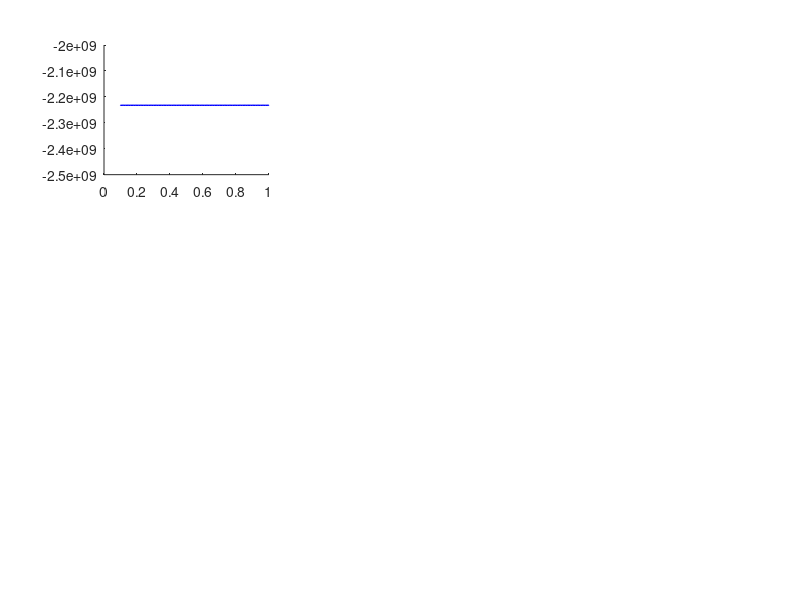

Write the MATLAB code that produced this figure. (Note: this script raises an error after producing the figure.)
% 基于dil_solver_m.m的磁场扫描程序
% 扫描磁场强度，比较冷等离子体和热等离子体介电张量分量
clear; clc;

% 基本常数
e = 1.602e-19;           % 元电荷 (C)
me = 9.11e-31;           % 电子质量 (kg)
mi = 40*1.67e-27;        % 质子质量 (kg)
eps0 = 8.854e-12;        % 真空介电常数 (F/m)
c = 3e8;                 % 光速 (m/s)
kB = 1.38e-23;           % 玻尔兹曼常数 (J/K)

% VASIMR ICRH 典型参数
ne = 1e18;               % 电子密度 (m^-3)
ni = ne;                 % 离子密度 (m^-3)，假设准中性
f = 190e3;               % 驱动频率 (Hz) - 固定为190kHz
Te_eV = 300;               % 电子温度 (eV)
Ti_eV = 30;             % 离子温度 (eV)
Te = Te_eV * e / kB;     % 电子温度 (K)
Ti = Ti_eV * e / kB;     % 离子温度 (K)
Tperp_e = 3*Te;        % 电子垂直温度 (K)
Tpara_e = 1*Te;          % 电子平行温度 (K)
Tperp_i = 3*Ti;        % 离子垂直温度 (K)
Tpara_i = 1*Ti;          % 离子平行温度 (K)

% 固定频率
omega = 2*pi*f;          % 角频率 (rad/s)

% 扫描参数
B_values = 0.1:0.01:1; % 磁场强度范围 (T)
num_B = length(B_values);

% 存储结果
k_real_results = zeros(1, num_B);
k_imag_results = zeros(1, num_B);
K_perp_hot = zeros(1, num_B);
K_phi_hot = zeros(1, num_B);
K_par_hot = zeros(1, num_B);
K_perp_cold = zeros(1, num_B);
K_phi_cold = zeros(1, num_B);
K_par_cold = zeros(1, num_B);
omega_ci_results = zeros(1, num_B);
omega_ce_results = zeros(1, num_B);
success_flag = zeros(1, num_B);
k_real_cold_results = zeros(1, num_B);
k_imag_cold_results = zeros(1, num_B);

fprintf('开始磁场强度扫描...\n');
fprintf('频率: %.1f kHz\n', f/1e3);
fprintf('磁场范围: %.1f - %.1f T\n', min(B_values), max(B_values));
fprintf('扫描点数: %d\n\n', num_B);

% 色散函数Z(ξ)的实现 - 使用faddeeva.m
%Z = @(xi)  1i*sqrt(pi)*faddeeva(xi,16);
%Z = @(xi) zetaf(xi);
%Z = @(xi) funZl(xi);

% 修改Z函数，添加NaN检查
Z = @(xi) safe_Z_wrapper(xi);

function result = safe_Z_wrapper(xi)
    result = funZl(xi);
    % 如果结果是NaN或Inf，返回0
    if any(isnan(result)) || any(isinf(result))
        result = 0;
    end
end

% Z0(ξ)的实现
Z0 = @(xi, kpar) Z(xi) .* (real(kpar) > 0) - Z(-xi) .* (real(kpar) < 0);
%Z0 = @(xi, kpar) Z(xi);

% 谐波数
n_e = 1;                              % 电子谐波数
n_i = 1;                              % 离子谐波数
V_e = 0;                              % 电子漂移速度
V_i = 0;                              % 离子漂移速度

% xi_n^l(kpar)的实现
xi_n = @(omega, kpar, V_l, n_l, omega_cl, w_par_l) (omega - kpar*V_l - n_l*omega_cl) ./ (kpar*w_par_l);

% A_l^n(kpar)的实现
A_l_n = @(Tperp_l, Tpara_l, omega, kpar, V_l, n_l, omega_cl, w_par_l) ...
    (Tperp_l-Tpara_l)/(omega*Tpara_l) + ...
    ( (xi_n(omega, kpar, V_l, n_l, omega_cl, w_par_l)*Tperp_l)/(omega*Tpara_l) + ...
      n_l*omega_cl./(kpar*omega*w_par_l) ) .* Z0(xi_n(omega, kpar, V_l, n_l, omega_cl, w_par_l), kpar);

% B_l^0(kpar)的实现
B_l_0 = @(Tperp_l, Tpara_l, omega, omega_cl, kpar, V_l, w_par_l) ...
    (omega*Tperp_l - kpar*V_l*Tpara_l)/(omega*kpar*Tpara_l) + ...
    (xi_n(omega, kpar, V_l, 0, omega_cl, w_par_l)*Tperp_l)./(kpar*Tpara_l) .* ...
    Z0(xi_n(omega, kpar, V_l, 0, omega_cl, w_par_l), kpar);

% 色散方程
function F = my_disp_eq(kpar, omega, omega_pe, omega_pi, c, A1e, A1i, V_e, V_i, n_e, n_i, omega_ce, omega_ci, w_par_e, w_par_i)
    xi_i = (omega - kpar*V_i - n_i*omega_ci) ./ (kpar*w_par_i);
    xi_e = (omega - kpar*V_e - n_e*omega_ce) ./ (kpar*w_par_e);
    F = (kpar^2 * c^2 - omega^2 - omega_pe^2 * omega * A1e(kpar) - omega_pi^2 * omega * A1i(kpar));
    fprintf('xi_i = %.6e, xi_e = %.6e \n', xi_i, xi_e);
    fprintf('A1e = %.6e, A1i = %.6e \n', A1e(kpar), A1i(kpar));
end

% 主扫描循环
for i = 1:num_B
    B0 = B_values(i);
    
    fprintf('处理 B = %.2f T (%d/%d)...\n', B0, i, num_B);
    
    % 计算当前磁场下的参数
    omega_pe = sqrt(ne*e^2/(eps0*me));    % 电子等离子体频率
    omega_pi = sqrt(ni*e^2/(eps0*mi));    % 离子等离子体频率
    omega_ce = e*B0/me;                   % 电子回旋频率
    omega_ci = e*B0/mi;                   % 离子回旋频率
    
    % 热速 (K -> m/s)
    w_para_e = sqrt(2*kB*Te/me);          % 电子平行热速
    w_para_i = sqrt(2*kB*Ti/mi);          % 离子平行热速
    w_perp_e = sqrt(2*kB*Tperp_e/me);     % 电子垂直热速
    w_perp_i = sqrt(2*kB*Tperp_i/mi);     % 离子垂直热速
    
    % 存储频率
    omega_ci_results(i) = omega_ci;
    omega_ce_results(i) = omega_ce;
    
    % 计算冷等离子体介电常数分量
    K_perp_cold(i) = 1 - (omega_pe^2/(omega^2 - omega_ce^2)) - (omega_pi^2/(omega^2 - omega_ci^2));
    K_phi_cold(i) = (omega_ce*omega_pe^2/(omega^3 - omega*omega_ce^2)) + (omega_ci*omega_pi^2/(omega^3 - omega*omega_ci^2));
    K_par_cold(i) = 1 - (omega_pe^2/omega^2) - (omega_pi^2/omega^2);
    
    % 先解冷等离子体色散方程，得到k_par_cold
    cold_disp_eq = @(kpar) kpar.^2 * c^2 - (omega^2 - ...
        omega_pe^2 * (omega - kpar*V_e) / (omega - kpar*V_e - omega_ce) ...
        - omega_pi^2 * (omega - kpar*V_i) / (omega - kpar*V_i - omega_ci));
    k0_cold = 10+0.1i;
    try
        options_cold = optimset('Display','off','TolFun',1e-10,'TolX',1e-10);
        kpar_cold_sol = fsolve(cold_disp_eq, k0_cold, options_cold);
        k_real_cold_results(i) = real(kpar_cold_sol);
        k_imag_cold_results(i) = imag(kpar_cold_sol);
    catch
        k_real_cold_results(i) = NaN;
        k_imag_cold_results(i) = NaN;
    end
    
    % 尝试求解热等离子体色散方程
    try
        % A1e和A1i函数
        A1e = @(kpar) A_l_n(Tperp_e, Tpara_e, omega, kpar, V_e, n_e, omega_ce, w_para_e);
        A1i = @(kpar) A_l_n(Tperp_i, Tpara_i, omega, kpar, V_i, n_i, omega_ci, w_para_i);

   
        
        % 初始猜测n_{\|}^2=1-\sum_s \frac{\omega_{p s}^2}{\omega^2} \frac{\omega-k_{\|} V_s}{\omega-k_{\|} V_s-\Omega_s}
        k0 = kpar_cold_sol+1+1i;
        
        
        % 求解kpar
        options = optimset('Display','iter','TolFun',1e-30,'TolX',1e-20);
        kpar_sol = fsolve(@(kpar) my_disp_eq(kpar, omega, omega_pe, omega_pi, c, A1e, A1i, V_e, V_i, n_e, n_i, omega_ce, omega_ci, w_para_e, w_para_i), k0, options);
        
        % 存储k结果
        k_real_results(i) = real(kpar_sol);
        k_imag_results(i) = imag(kpar_sol);
        success_flag(i) = 1;
        
        % 计算热等离子体介电张量分量
        % 电子参数
        params_e = struct('omega_p', omega_pe, 'omega_c', omega_ce, 'Tperp', Tperp_e, 'Tpara', Tpara_e, ...
            'V', V_e, 'n', n_e, 'w_par', w_para_e, 'w_perp', w_perp_e);
        % 离子参数
        params_i = struct('omega_p', omega_pi, 'omega_c', omega_ci, 'Tperp', Tperp_i, 'Tpara', Tpara_i, ...
            'V', V_i, 'n', n_i, 'w_par', w_para_i, 'w_perp', w_perp_i);
        
        % 初始化
        K_perp = 1;
        K_phi = 0;
        K_par = 1;
        
        for l = [params_e, params_i]
            % A_l^+1, A_l^-1
            A_p1 = A_l_n(l.Tperp, l.Tpara, omega, kpar_sol, l.V, +1, l.omega_c, l.w_par);
            A_m1 = A_l_n(l.Tperp, l.Tpara, omega, kpar_sol, l.V, -1, l.omega_c, l.w_par);
            % B_l^0
            B_0 = B_l_0(l.Tperp, l.Tpara, omega, l.omega_c, kpar_sol, l.V, l.w_par);
            % K_perp
            K_perp = K_perp + (l.omega_p^2/(2*omega)) * (A_m1 + A_p1);
            % K_phi
            K_phi = K_phi + (l.omega_p^2/(2*omega)) * (A_m1 - A_p1);
            % K_par
            K_par = K_par + (2*l.omega_p^2/(kpar_sol*l.w_perp^2)) * (l.V/omega + B_0);
        end
        
        % 存储热等离子体结果
        K_perp_hot(i) = K_perp;
        K_phi_hot(i) = K_phi;
        K_par_hot(i) = K_par;
        
        fprintf('  成功: k = %.6e + %.6ei 1/m\n', real(kpar_sol), imag(kpar_sol));
        
    catch ME
        fprintf('  失败: %s\n', ME.message);
        k_real_results(i) = NaN;
        k_imag_results(i) = NaN;
        K_perp_hot(i) = NaN;
        K_phi_hot(i) = NaN;
        K_par_hot(i) = NaN;
        success_flag(i) = 0;
    end
end

% 计算共振磁场（omega_ci = omega）
B_resonance = omega * mi / e;
fprintf('\n共振磁场: B = %.3f T (omega_ci = omega)\n', B_resonance);

% 输出结果
fprintf('\n=== 扫描结果 ===\n');
fprintf('B(T)\t\tomega_ci(rad/s)\t\tomega/omega_ci\t\tk_real(1/m)\t\tk_imag(1/m)\t\t状态\n');
fprintf('----\t\t-------------\t\t-------------\t\t----------\t\t----------\t\t----\n');

for i = 1:num_B
    if success_flag(i)
        fprintf('%.2f\t\t%.2e\t\t%.3f\t\t%.6e\t\t%.6e\t\t成功\n', ...
            B_values(i), omega_ci_results(i), omega/omega_ci_results(i), ...
            k_real_results(i), k_imag_results(i));
    else
        fprintf('%.2f\t\t%.2e\t\t%.3f\t\t%s\t\t%s\t\t失败\n', ...
            B_values(i), omega_ci_results(i), omega/omega_ci_results(i), ...
            'NaN', 'NaN');
    end
end

% 绘制结果
figure('Position', [100, 100, 1400, 1000]);

% 子图1: K_par 比较
subplot(3, 3, 1);
hold on;
%plot(B_values, imag(K_par_hot), 'r--*', 'LineWidth', 1.5, 'MarkerSize', 3, 'DisplayName', '热等离子体(虚部)');
plot(B_values, K_par_cold, 'b-*', 'LineWidth', 1.0, 'MarkerSize', 0.1, 'DisplayName', '冷等离子体');
plot(B_values, real(K_par_hot), 'r-.', 'LineWidth', 0.1, 'MarkerSize', 10, 'DisplayName', '热等离子体(实部)');
xline(B_resonance, '--k', 'LineWidth', 2, 'DisplayName', '共振磁场');
xlabel('磁场强度 B (T)');
ylabel('K_{par}');
title('K_{par} vs 磁场强度');
legend('Location', 'best');
grid on;

% 子图2: K_phi 比较
subplot(3, 3, 2);
hold on;
%plot(B_values, imag(K_phi_hot), 'r--*', 'LineWidth', 1.5, 'MarkerSize', 3, 'DisplayName', '热等离子体(虚部)');
plot(B_values, K_phi_cold, 'b-*', 'LineWidth', 1.0, 'MarkerSize', 0.1, 'DisplayName', '冷等离子体');
plot(B_values, real(K_phi_hot), 'r-.', 'LineWidth', 0.1, 'MarkerSize', 10, 'DisplayName', '热等离子体(实部)');
xline(B_resonance, '--k', 'LineWidth', 2, 'DisplayName', '共振磁场');
xlabel('磁场强度 B (T)');
ylabel('K_{phi}');
title('K_{phi} vs 磁场强度');
legend('Location', 'best');
grid on;

% 子图3: K_perp 比较
subplot(3, 3, 3);
hold on;
%plot(B_values, imag(K_perp_hot), 'r--*', 'LineWidth', 1.5, 'MarkerSize', 3, 'DisplayName', '热等离子体(虚部)');
plot(B_values, K_perp_cold, 'b-*', 'LineWidth', 1.0, 'MarkerSize', 0.1, 'DisplayName', '冷等离子体');
plot(B_values, real(K_perp_hot), 'r-.', 'LineWidth', 0.1, 'MarkerSize', 10, 'DisplayName', '热等离子体(实部)');
xline(B_resonance, '--k', 'LineWidth', 2, 'DisplayName', '共振磁场');
xlabel('磁场强度 B (T)');
ylabel('K_{perp}');
title('K_{perp} vs 磁场强度');
legend('Location', 'best');
grid on;

% 子图1: K_par 比较
subplot(3, 3, 4);
hold on;
plot(B_values, imag(K_par_hot), 'r-.', 'LineWidth', 0.1, 'MarkerSize', 10, 'DisplayName', '热等离子体(虚部)');
%plot(B_values, K_par_cold, 'b-*', 'LineWidth', 1.0, 'MarkerSize', 0.1, 'DisplayName', '冷等离子体');
%plot(B_values, real(K_par_hot), 'r-.', 'LineWidth', 0.1, 'MarkerSize', 10, 'DisplayName', '热等离子体(实部)');
xline(B_resonance, '--k', 'LineWidth', 2, 'DisplayName', '共振磁场');
xlabel('磁场强度 B (T)');
ylabel('K_{par}');
title('K_{par} vs 磁场强度');
legend('Location', 'best');
grid on;

% 子图4: k的实部
subplot(3, 3, 5);
plot(B_values, k_real_results, 'r:.', 'LineWidth', 0.1, 'MarkerSize', 10, 'DisplayName', '热等离子体');
hold on;
plot(B_values, k_real_cold_results, 'b:.', 'LineWidth', 1.0, 'MarkerSize', 0.1, 'DisplayName', '冷等离子体');
xline(B_resonance, '--k', 'LineWidth', 2);
xlabel('磁场强度 B (T)');
ylabel('k_{real} (1/m)');
title('k的实部 vs 磁场强度');
legend('Location', 'best');
grid on;

% 子图5: k的虚部
subplot(3, 3, 6);
plot(B_values, k_imag_results, 'r:.', 'LineWidth', 0.1, 'MarkerSize', 10, 'DisplayName', '热等离子体');
hold on;
plot(B_values, k_imag_cold_results, 'b:.', 'LineWidth', 1.0, 'MarkerSize', 0.1, 'DisplayName', '冷等离子体');
xline(B_resonance, '--k', 'LineWidth', 2);
xlabel('磁场强度 B (T)');
ylabel('k_{imag} (1/m)');
title('k的虚部 vs 磁场强度');
legend('Location', 'best');
grid on;

% 子图6: omega/omega_ci比值
subplot(3, 3, 7);
omega_ci_ratio = omega ./ omega_ci_results;
plot(B_values, omega_ci_ratio, 'b-*', 'LineWidth', 1.5, 'MarkerSize', 3);
xline(B_resonance, '--k', 'LineWidth', 2);
yline(1, '--r', 'LineWidth', 1); % 标记共振线
xlabel('磁场强度 B (T)');
ylabel('\omega/\omega_{ci}');
title('\omega/\omega_{ci} vs 磁场强度');
grid on;

% 子图7: 归一化的k实部
subplot(3, 3, 8);
k_real_norm = c * k_real_results ./ omega_ci_results;
plot(B_values, k_real_norm, 'b-*', 'LineWidth', 1.5, 'MarkerSize', 3);
xline(B_resonance, '--k', 'LineWidth', 2);
xlabel('磁场强度 B (T)');
ylabel('c*k_{real}/\omega_{ci}');
title('归一化k实部 vs 磁场强度');
grid on;

% 子图8: 归一化的k虚部
subplot(3, 3, 9);
k_imag_norm = c * k_imag_results ./ omega_ci_results;
plot(B_values, k_imag_norm, 'b-*', 'LineWidth', 1.5, 'MarkerSize', 3);
xline(B_resonance, '--k', 'LineWidth', 2);
xlabel('磁场强度 B (T)');
ylabel('c*k_{imag}/\omega_{ci}');
title('归一化k虚部 vs 磁场强度');
grid on;

% 子图9: 成功/失败状态
%subplot(3, 3, 9);
%bar(B_values, success_flag, 'FaceColor', 'b', 'EdgeColor', 'k');
%xline(B_resonance, '--k', 'LineWidth', 2);
%xlabel('磁场强度 B (T)');
%ylabel('求解状态');
%title('求解成功/失败状态');
%ylim([0, 1.2]);
%yticks([0, 1]);
%yticklabels({'失败', '成功'});
%grid on;

% 保存结果到文件
results_table = table(B_values', omega_ci_results', omega_ce_results', ...
    omega./omega_ci_results', k_real_results', k_imag_results', ...
    real(K_perp_hot)', imag(K_perp_hot)', real(K_phi_hot)', imag(K_phi_hot)', ...
    real(K_par_hot)', imag(K_par_hot)', K_perp_cold', K_phi_cold', K_par_cold', ...
    success_flag', ...
    'VariableNames', {'B_T', 'omega_ci_rad_s', 'omega_ce_rad_s', ...
    'omega_omega_ci_ratio', 'k_real_1_m', 'k_imag_1_m', ...
    'K_perp_hot_real', 'K_perp_hot_imag', 'K_phi_hot_real', 'K_phi_hot_imag', ...
    'K_par_hot_real', 'K_par_hot_imag', 'K_perp_cold', 'K_phi_cold', 'K_par_cold', ...
    'success'});

writetable(results_table, 'dil_solver_scan_B_results.csv');
fprintf('\n结果已保存到 dil_solver_scan_B_results.csv\n');

% 分析共振区域
fprintf('\n=== 共振分析 ===\n');
resonance_idx = find(abs(omega_ci_ratio - 1) < 0.1);
if ~isempty(resonance_idx)
    fprintf('在以下磁场值附近接近共振 (|omega/omega_ci - 1| < 0.1):\n');
    for i = 1:length(resonance_idx)
        idx = resonance_idx(i);
        fprintf('  B = %.2f T, omega/omega_ci = %.3f\n', ...
            B_values(idx), omega_ci_ratio(idx));
    end
else
    fprintf('在扫描范围内未发现接近共振的情况\n');
end

% faddeeva函数实现（移植自faddeeva.m）
function w = faddeeva(z,N)
if nargin<2, N = []; end
if isempty(N), N = 16; end
w = zeros(size(z)); % initialize output
idx = real(z)==0; %
w(idx) = exp(-z(idx).^2).*erfc(imag(z(idx)));
if all(idx), return; end
idx = ~idx;
idx1 = idx & imag(z)<0;
z(idx1) = conj(z(idx1));
M = 2*N;
M2 = 2*M;
k = (-M+1:1:M-1)';
L = sqrt(N/sqrt(2));
theta = k*pi/M;
t = L*tan(theta/2);
f = exp(-t.^2).*(L^2+t.^2);
f = [0; f];
a = real(fft(fftshift(f)))/M2;
a = flipud(a(2:N+1));
Z = (L+1i*z(idx))./(L-1i*z(idx));
p = polyval(a,Z);
w(idx) = 2*p./(L-1i*z(idx)).^2 + (1/sqrt(pi))./(L-1i*z(idx));
w(idx1) = conj(2*exp(-z(idx1).^2) - w(idx1));
end

function w=zetaf(z)
%--------------------------------------------------
%               2015-04-20 Tsing Wong 
%               2015-05-12 update
% compute the faddeeva function:
%       w(z)=exp(-z^2)erfc(-iz);
% Reference: 
%        [1] M.Zaghloul&A. Ali. "Algorithm 916:
%            computing the Faddeyeva and Voigt func-
%            tions". ACM Trans. Math. Soft. 38 (2), 
%            15 (2011). Preprint available at arXiv:
%            1106.0151
% --------------------------------------------------
x=real(z);y=imag(z);
a=0.5;% a-convergence parameter
x1=x(:);
nz=20+max(max(ceil(abs(x1/a))));% n- truncation parameter
%n=20+ceil(abs(x/a));
s1=0;s2=0;s3=0;s4=0;s5=0;
for k=1:nz
    %sk=1./(a^2*k^2+y.*y).*exp(-(a^2*k^2+x.*x));
    s1=s1+1./(a^2*k^2+y.*y).*exp(-(a^2*k^2+x.*x));
    s2=s2+1./(a^2*k^2+y.*y).*exp(-(a*k+x).^2);
    s3=s3+1./(a^2*k^2+y.*y).*exp(-(a*k-x).^2);
    s4=s4+a*k./(a^2*k^2+y.*y).*exp(-(a*k+x).^2);
    s5=s5+a*k./(a^2*k^2+y.*y).*exp(-(a*k-x).^2);
end
sin1=sin(x.*y)./(x.*y);
sin1(x.*y==0)=1;% there will be a bug (1 or -1)
sin2=sin(2*x.*y)./(2*x.*y);
sin2(x.*y==0)=1;% there will be a bug (1 or -1)
% caculate the real part of w(z)
Rw1=exp(-x.*x).*erfcx(y).*cos(2*x.*y);
Rw2=2*a*x.*sin(x.*y).*exp(-x.*x).*sin1/pi;
Rw3=(2*a/pi)*(-y.*cos(2*x.*y).*s1+y.*s2/2+y.*s3/2);
Rw=Rw1+Rw2+Rw3;
% caculate the imaginary part of w(z)
Iw1=-exp(-x.*x).*erfcx(y).*sin(2*x.*y);
Iw2=(2*a*x/pi).*exp(-x.*x).*sin2;
Iw3=(2*a/pi)*(y.*sin(2*x.*y).*s1-s4/2+s5/2);
Iw=Iw1+Iw2+Iw3;
% caculate  w(z)
w=Rw+1i*Iw;
% the relationship between the plasma dispersion function 
% and the faddeeva function : zeta=i*sqrt(pi)w(z);
w=1i*sqrt(pi)*w;
end

function Z=funZl(z,l,N)
% Hua-sheng XIE, huashengxie@gmail.com, IFTS-ZJU, 2013-05-26 23:37
% Calculate GPDF, Generalized Plasma Dispersion Function, see [Xie2013]
%
% Modify the parameters in the code for your own usage
%
% Ref: [1] H. S. Xie, Generalized Plasma Dispersion Function:
% One-Solve-All Treatment, Visualizations and Application to
% Landau Damping, PoP, 2013. (Or http://arxiv.org/abs/1305.6476)
%
% Examples:
%  1. z=-1:0.01:1; [Zp,Z]=zetaph(z); plot(z,real(Zp),z,imag(Zp));
%  2. z=-1:0.01:1; F = '1./(1+v.^2)/pi'; [Zp,Z]=zetaph(z,0,F);
%     plot(z,real(Z),z,imag(Z));
%  3. [x,y]=meshgrid(-1:0.1:1,-1:0.1:1); z=x+1i*y; [Zp,Z]=zetaph(z,1);
%     subplot(121);surf(x,y,real(Zp)); subplot(122);surf(x,y,imag(Zp));
% 24-12-28 07:58 modify for v^l*exp(-v^2)/sqrt(pi)
if nargin<3, N = 128; end

% Default for usual Plasma Dispersion Function
if (nargin<2)
    l=0;
end
F = ['v.^',num2str(l),'.*exp(-v.^2)/sqrt(pi)'];
Z=calZ(z,F,N);
end

function Z=calZ(z,F,N,del)
if nargin<4, del = 1; end
Z=hilb(z,F,N,del);
ind1=find(isnan(Z));
z1=z(ind1)+1e-10;         % avoid NaN of higher order singular point
Z(ind1)=hilb(z1,F,N,del);% e.g., z=ia for Lorentzian F = '1./(a^2+v.^2)'
end

function Z=hilb(z,F,N,del,L)
% note: 1. in fact, a_n need calcualte only once for a fixed F, so you can
%   rewrite the code to speed up.
%       2. f(z) in analytic continuation can also be replaced by
%   sum{a_n*rho_n}
%       3. usually, del=1, but for flat-top and triangular distributions,
%   it seems we should set del=0 for correct analytic continuation

if nargin<5, L = sqrt(N/sqrt(2)); end  % optimal choice of L
%     L=10;
if nargin<4, del = 1; end

% 1. Define initial parameters
Z = zeros(size(z)); % initialize output

% 2. Calculate
idx=find(imag(z) == 0);
idx1=find(imag(z) ~= 0);
% 2.1 real line
for id=idx
    n  = [-N:N-1]';                   % Compute the collocation points
    v  = L*tan(pi*(n+1/2)/(2*N));
    FF = eval(F);             % sample the function
    FF(isnan(FF))=0;
    Fz = eval(['@(v)',F]);    % define F(z), for analytic continuation

    % Weideman95 method to calculate the real line Hilbert transform
    a  = fft(fftshift(FF.*(L-1i*v)));     % These three lines compute
    a  = exp(-1i*n*pi/(2*N)).*fftshift(a);   % expansion coefficients
    a  = flipud(1i*(sign(n+1/2).*a))/(2*N);
    t  = (L+1i*z(id))./(L-1i*z(id)); % The evaluation of the transform
    h  = polyval(a,t)./(t.^N.*(L-1i*z(id)));   % reduces to polynomial
    % evaluation in the variable t
    Z(id) = h + 1i.*Fz(z(id));
end
% 2.2. upper and lower half plane
for id=idx1
    M = 2*N;  M2 = 2*M;
    k = [-M+1:1:M-1]';% M2 = no. of sampling points
    theta = k*pi/M; v = L*tan(theta/2);     % define theta & v
    FF = eval(F);             % sample the function
    FF(isnan(FF))=0;
    Fz = eval(['@(v)',F]);    % define F(z), for analytic continuation

    % Weideman94 method to calculate upper half plane Hilbert transform
    W = (L^2+v.^2);                         % default weight function
    FF = FF.*W; FF = [0; FF];             % function to be transformed
    a = (fft(fftshift(FF)))/M2;           % coefficients of transform
    a0 = a(1); a = flipud(a(2:N+1));            % reorder coefficients
    z1 = (imag(z(id))>0).*z(id)+(imag(z(id))<0).*conj(z(id));
    t = (L+1i*z1)./(L-1i*z1); p = polyval(a,t); % polynomial evaluation
    h = 1i*(2*p./(L-1i*z1).^2+(a0/L)./(L-1i*z1));  % Evaluate h(f(v))
    % convert upper half-plane results to lower half-plane if necesary
    %         Z(id) = h.*(imag(z(id))>0)+conj(h-2i.*Fz(z1)).*(imag(z(id))<0);
    Z(id) = h.*(imag(z(id))>0)+(conj(h)+...
        del*2i.*Fz(z(id))).*(imag(z(id))<0);
end
Z=Z.*pi;
end
